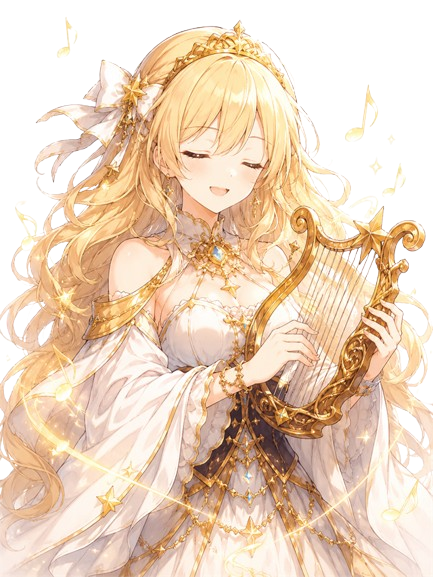
#> input picture illust/aria.png, 433 x 577 px, given in place of vivian.png, which was not available
$ python sim_ingame.py
#> lines starting #> are read from the running program, lines starting #| are printed output that depends on the picture; pictures that were not available may be replaced by others from this repository, and a replacement may not be noted
# 인게임 .dlg-img 렌더 시뮬: 3:4 박스 + contain + bottom-center. 새 정렬 이미지가 어떻게 보이는지 확인.
import numpy as np
from PIL import Image

BOX_W, BOX_H = 460, 614   # 3:4
PAIRS = [("vivian","vivian_sharp"),("lily","lily_surprise"),("claude","claude_fear"),
         ("miller","miller_shock"),("emma","emma_fear"),("harris","harris_sad")]

def contain_bottom(im, bw, bh):
    s = min(bw / im.width, bh / im.height)           # contain
    nw, nh = max(1,int(im.width*s)), max(1,int(im.height*s))
    r = im.resize((nw, nh), Image.LANCZOS)
    box = Image.new("RGBA", (bw, bh), (0,0,0,0))
    box.alpha_composite(r, ((bw-nw)//2, bh-nh))      # bottom center
    return box

cols = []
for base, mood in PAIRS:
    cell = Image.new("RGBA", (BOX_W*2+6, BOX_H), (24,20,17,255))
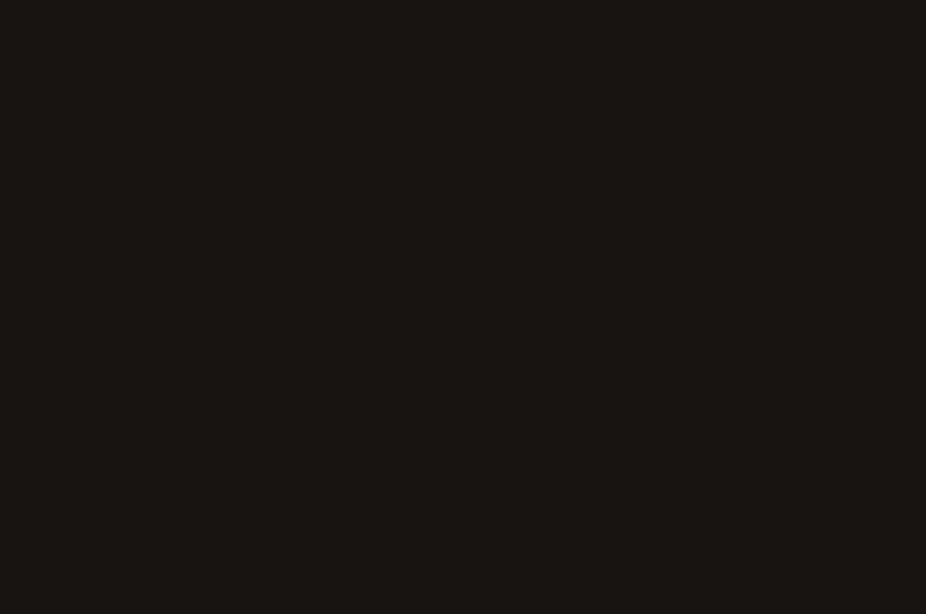
#> cell: PIL image 926x614 RGBA; mean R, G, B, A 24, 20, 17, 255
    for j,n in enumerate((base, mood)):
        im = Image.open(f"illust/{n}.png").convert("RGBA")
#> im is the input picture: PIL image 433x577 RGBA; mean R, G, B, A 175.5, 151.6, 128.3, 190.2
        b = contain_bottom(im, BOX_W, BOX_H)
#> in contain_bottom, `box = Image.new("RGBA", (bw, bh), (0,0,0,0))`: box: PIL image 460x614 RGBA; every value is 0
#> in contain_bottom, `box.alpha_composite(r, ((bw-nw)//2, bh-nh))`:
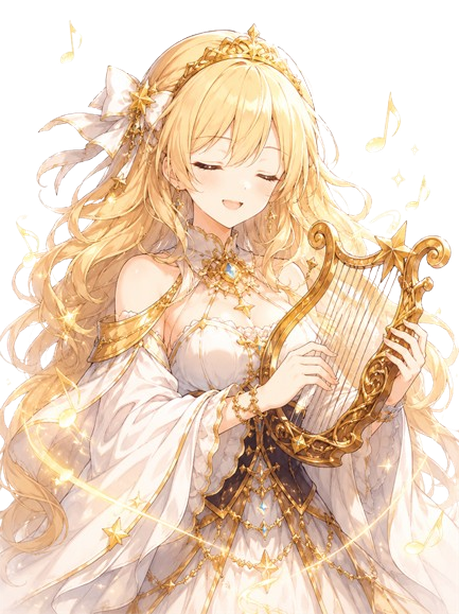
#> box: PIL image 460x614 RGBA; mean R, G, B, A 176.9, 153.1, 129.8, 189.2; transparent parts drawn white
        # 박스 경계선
        d = np.array(b); d[0:2,:, :3]=[90,76,60]; d[-2:,:, :3]=[90,76,60]; d[:,0:2,:3]=[90,76,60]; d[:,-2:,:3]=[90,76,60]
#> after `d[:, -2:, :3] = [90, 76, 60]`:
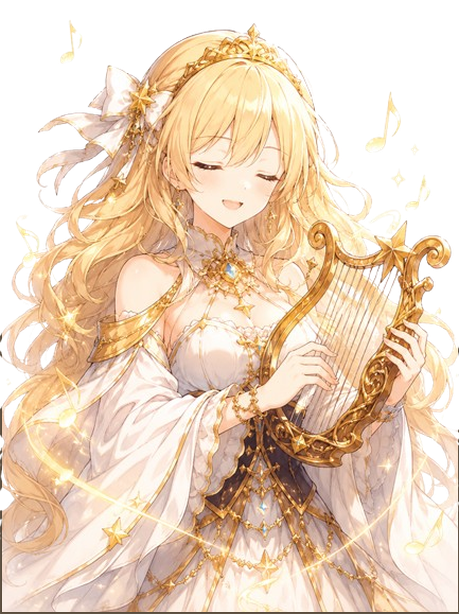
#> d: shape (614, 460, 4); mean R, G, B, A 177, 153, 129.6, 189.2; transparent parts drawn white
        cell.alpha_composite(Image.fromarray(d), (j*(BOX_W+6),0))
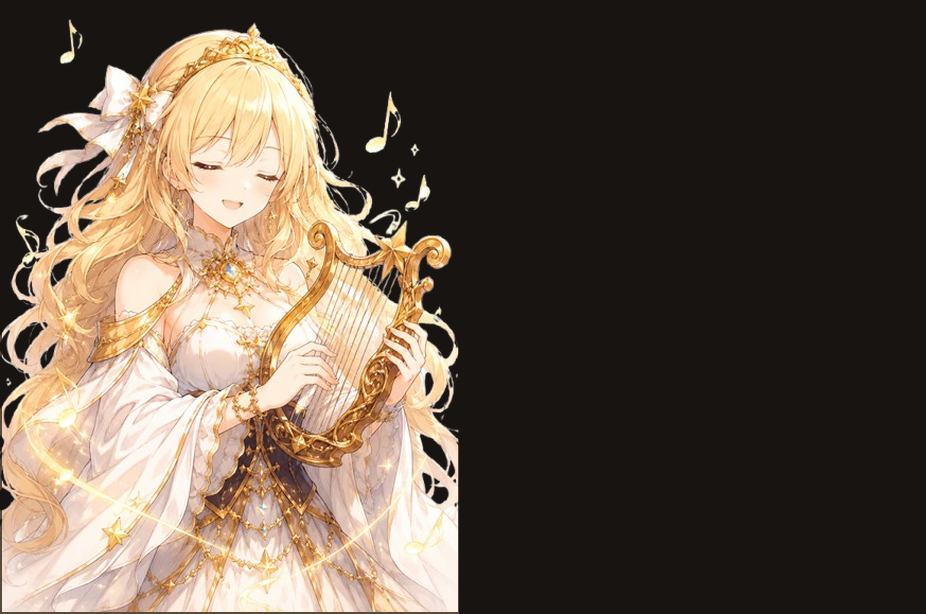
#> cell: PIL image 926x614 RGBA; mean R, G, B, A 99, 84.8, 71.6, 255
    cols.append(cell)
#> pass 2 of the loop `for base, mood in PAIRS:`:
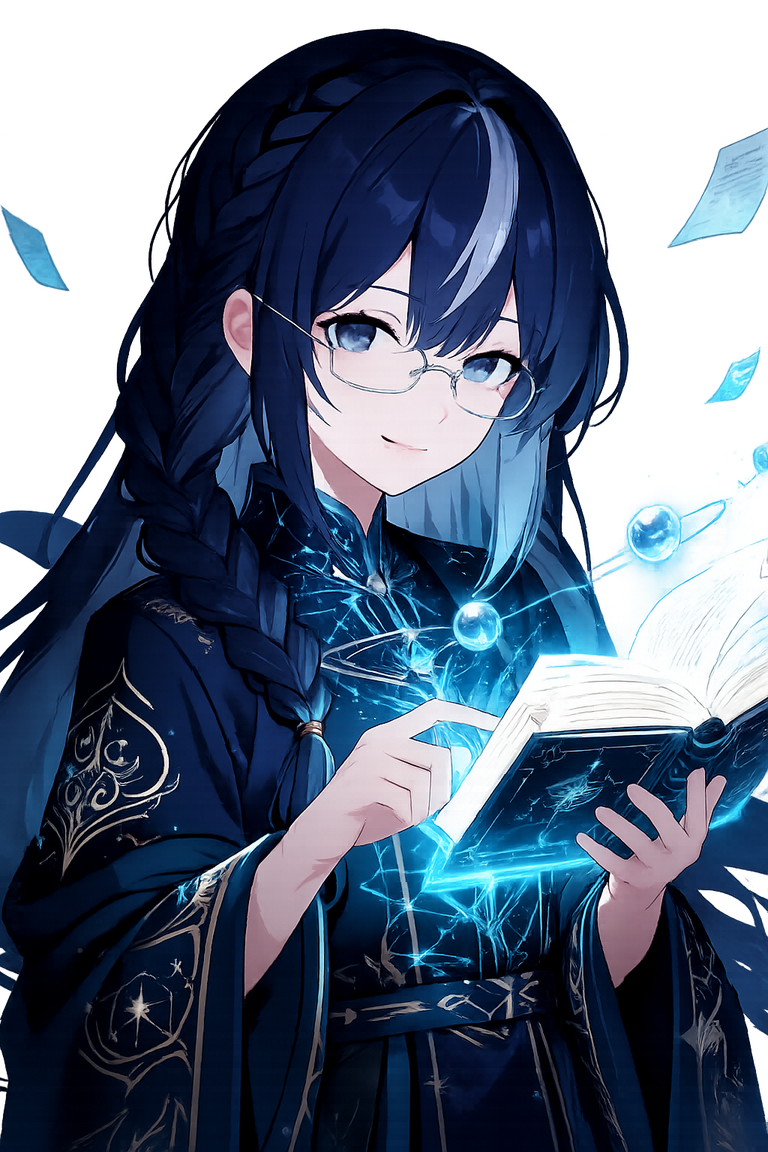
#> input picture illust/biblia.png, 768 x 1152 px, given in place of lily.png, which was not available
#> im is the input picture: PIL image 768x1152 RGBA; mean R, G, B, A 42.2, 57, 77.5, 197.7
#> r: PIL image 409x614 RGBA
#> `d[:, -2:, :3] = [90, 76, 60]`:
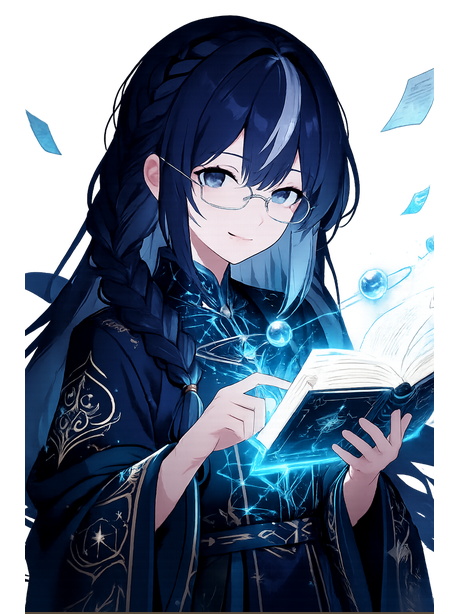
#> d: shape (614, 460, 4); mean R, G, B, A 38.8, 51.7, 69.6, 175.8; transparent parts drawn white
#> `cell.alpha_composite(Image.fromarray(d), (j*(BOX_W+6),0))`:
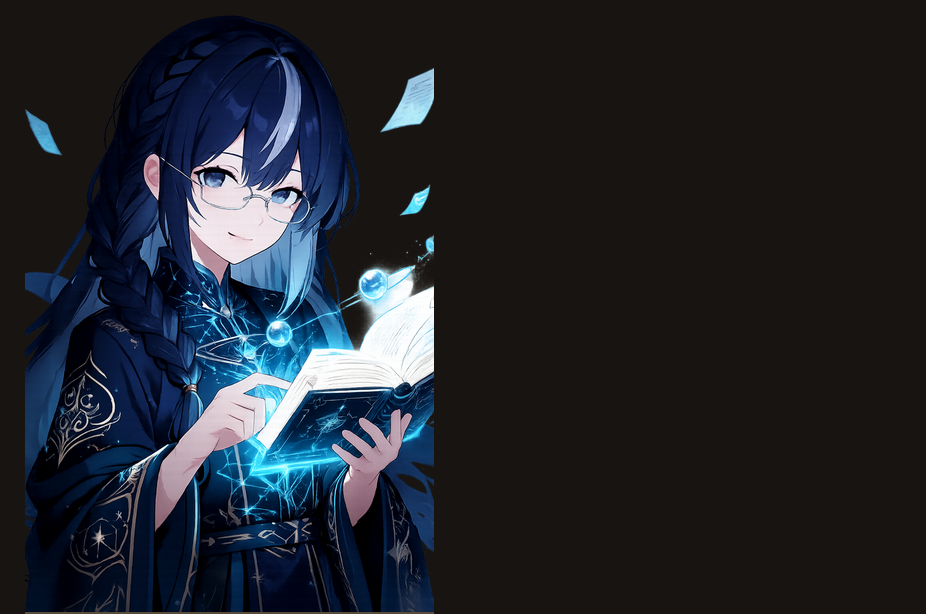
#> cell: PIL image 926x614 RGBA; mean R, G, B, A 33.4, 36.9, 43.7, 255
#> (the run stopped early here; a loop or call above may not have finished)
